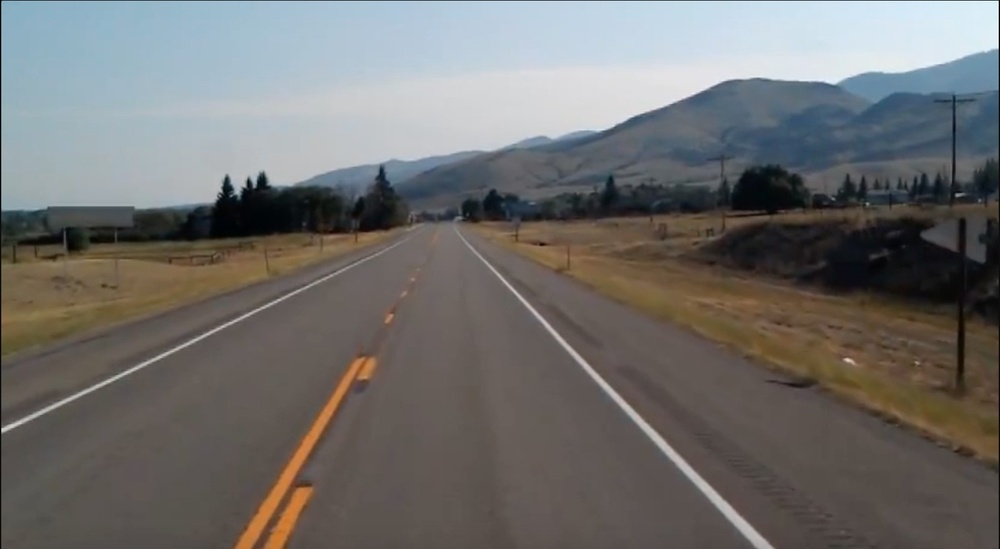
#> input picture data/road1.jpg, 1000 x 549 px, shrunk from 1602 x 880 before the run
$ python HoughTransform.py
#> lines starting #> are read from the running program, lines starting #| are printed output that depends on the picture; after the words box and inside, x2 and y2 are one past the last pixel; in counts of white or black regions, pixels touching at a corner belong together
# Detect any shape, if we can represent that shape in mathematical form. It can detect the shape even if it is broken or distorted

# A line in the image can be represented with 2 variable: using cartesian coordinate system: y = mx + c, represented in a m-c space where we need to manage a single point instead of the entire line, when x and y are given, else when m and c are given m-c space is better: c = xm + y
#  and polar coordinate system: r = x*cos(t) + y*sin(t)
# We use polar coordinate system

# Edge detection
# Mapping of edge points to the Hough space and storage in an accumulator
# Interpretation of accumulator to yield lines of infinite length, done by thresholding
# Conversion of infinite lines to finite lines

# https://learnopencv.com/hough-transform-with-opencv-c-python/

import cv2
import numpy as np

# img = cv2.imread('data/sudoku.png')
img = cv2.imread('data/road1.jpg')
#> img is the input picture: shape (549, 1000, 3); mean B, G, R 109.4, 111, 112.1
# print(img.shape)
print("\n")
gray = cv2.cvtColor(img, cv2.COLOR_BGR2GRAY)
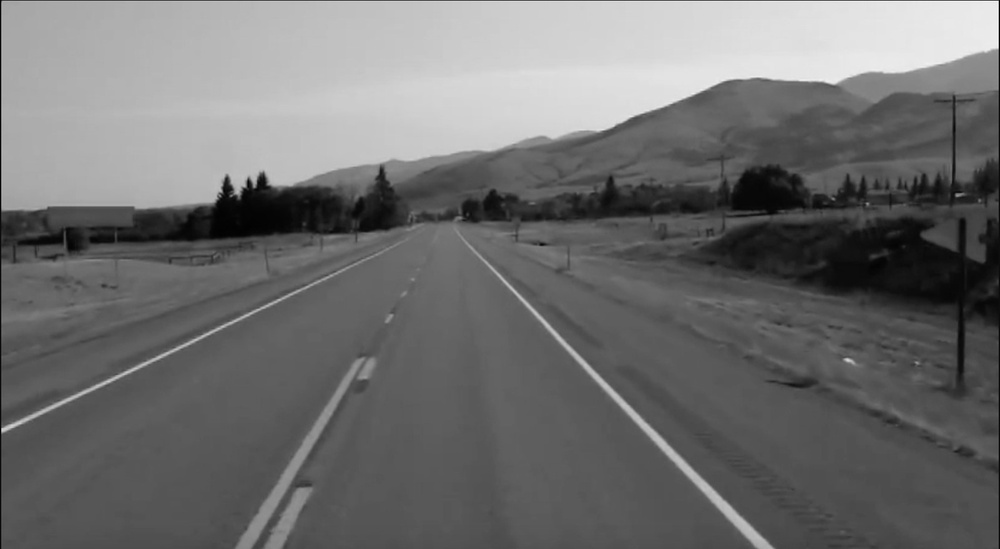
#> gray: shape (549, 1000); min 0, max 252, mean 111.1
edges = cv2.Canny(gray, 51, 105, apertureSize=3)
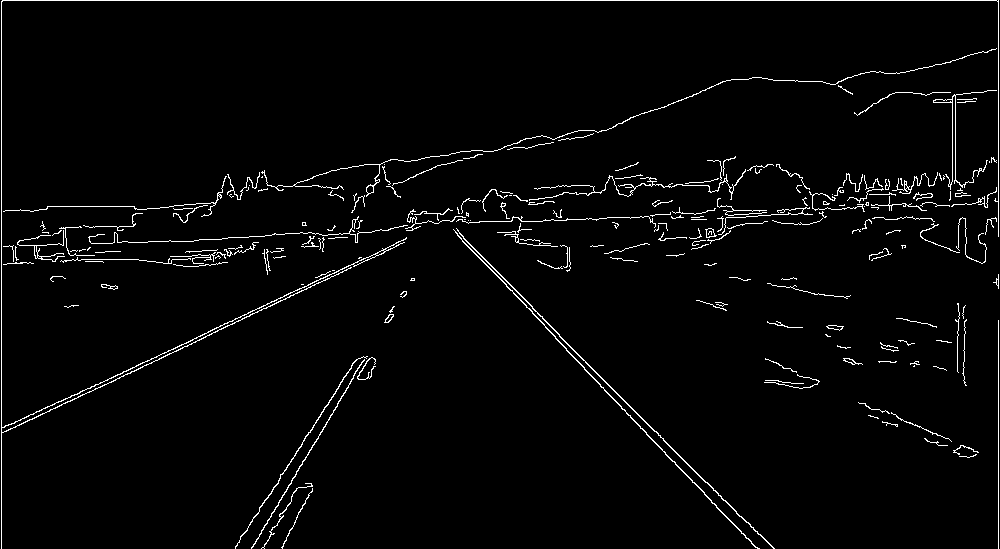
#> edges: shape (549, 1000); 2.7% white in thin lines or dots
cv2.imshow('canny', edges)
def HoughLinePmethod():
    lines = cv2.HoughLinesP(edges, 1, np.pi / 180, 130, minLineLength=100, maxLineGap=10)#(image, rho, theta, threshold, minLineLength: Line segments shorter than this value are rejected, maxLineGap: Max allowed gap between line segments to treat them as single lines)
#> lines = 15 rows, first 6: [2, 0, 998, 0], [1, 548, 1, 1], [998, 236, 998, 1], [559, 336, 723, 500], [204, 333, 406, 238], [600, 386, 757, 548]

    print(lines)
#> (printed output is left out)
    for line in lines:
        x1, y1, x2, y2 = line[0]
        cv2.line(img, (x1, y1), (x2, y2), (0, 0, 255), 2)
#> this loop made 15 passes
#> (x1, y1, x2, y2) on passes 1 to 12: (2, 0, 998, 0), (1, 548, 1, 1), (998, 236, 998, 1), (559, 336, 723, 500), (204, 333, 406, 238), (600, 386, 757, 548), (2, 432, 217, 331), (251, 548, 366, 356), (52, 405, 202, 335), (161, 357, 346, 270), (483, 261, 594, 379), (605, 185, 735, 185)
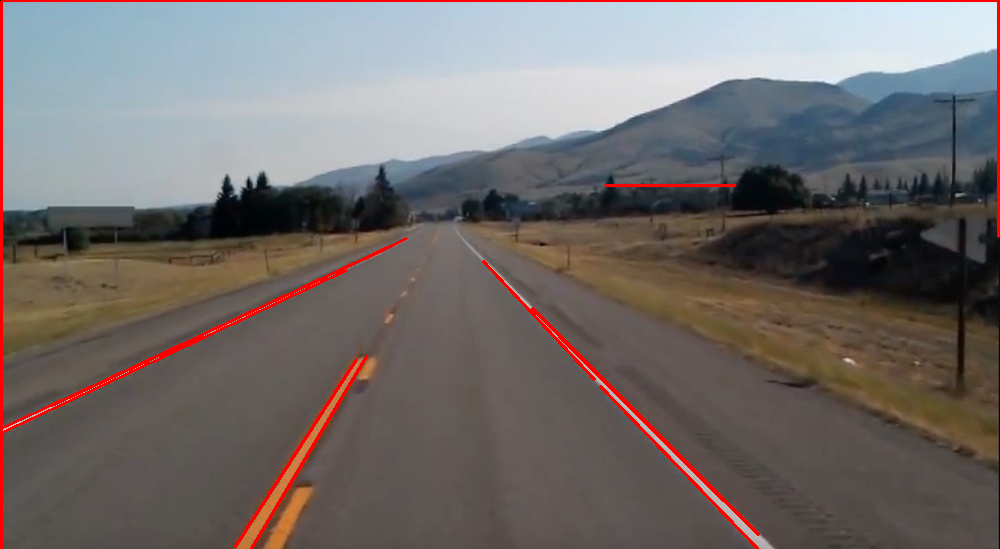
#> img: shape (549, 1000, 3); 2.03% of pixels changed, all inside (x1, y1, x2, y2) = (0, 0, 1000, 549)

    cv2.imshow('image', img)
    k = cv2.waitKey(0)
#> (key Esc is pressed here)
    cv2.destroyAllWindows()


def HoughLinesMethod():
    lines = cv2.HoughLines(edges, 1, np.pi / 180, threshold=130)#(image, rho value, theta(radians), threshold)
    # Gives lines but are of infinite length, thus comes the use of HoughLinesP() method
    # print(lines)

    for line in lines:
        rho, theta = line[0]
        a = np.cos(theta)
        b = np.sin(theta)
        #origin or top left corner of the image
        x0 = a*rho
        y0 = b*rho
        X=int(x0)
        Y=int(y0)
        print(X," ",Y)
        # x1 stores the rounded off value of (rho*cos(theta) - 1000*sin(theta))
        x1 = int(x0 + 1000 *(-b))
        # y1 stores the rounded off value of (rho*sin(theta) + 1000*cos(theta))
        y1 = int(y0 + 1000 *(a))
        # x2 stores the rounded off value of (rho*cos(theta) + 1000*sin(theta))
        x2 = int(x0 - 1000 *(-b))
        # y2 stores the rounded off value of (rho*sin(theta) - 1000*cos(theta))
        y2 = int(y0 - 1000 *(a))

        cv2.line(img, (X, Y), (x1, y1), (0, 0, 255), 2)

    cv2.imshow('image', img)
    k = cv2.waitKey(0)
    cv2.destroyAllWindows()


HoughLinePmethod()

$ run again, with data/sudoku.png saved as data/road1.jpg
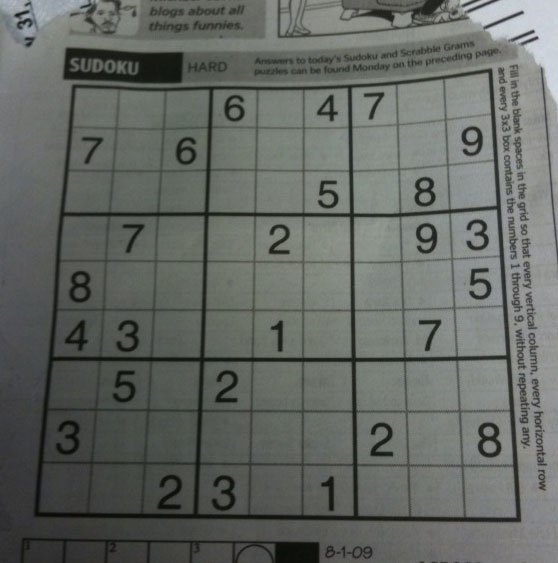
#> input picture data/sudoku.png, 558 x 563 px
#> img is the input picture: shape (563, 558, 3); mean B, G, R 99.5, 104.1, 100
#> `edges = cv2.Canny(gray, 51, 105, apertureSize=3)`:
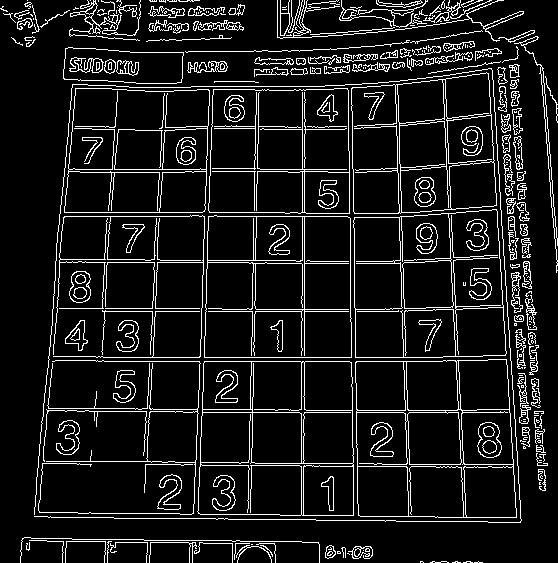
#> edges: shape (563, 558); 9.9% white in thin lines or dots
#> lines = 70 rows, first 6: [96, 357, 442, 357], [96, 361, 458, 361], [304, 418, 304, 86], [199, 486, 207, 242], [59, 216, 347, 216], [202, 294, 208, 106]
#> (printed output is left out)
#> the loop in HoughLinePmethod, `for line in lines:` made 70 passes
#> after the loop in HoughLinePmethod, `for line in lines:`:
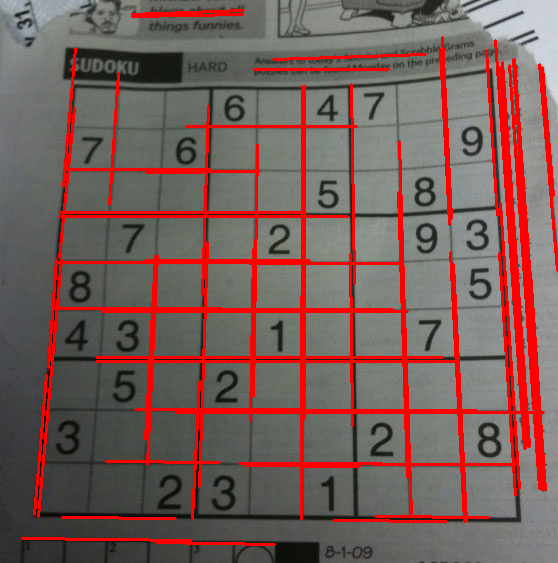
#> img: shape (563, 558, 3); 12.18% of pixels changed, all inside (x1, y1, x2, y2) = (21, 9, 558, 546)
